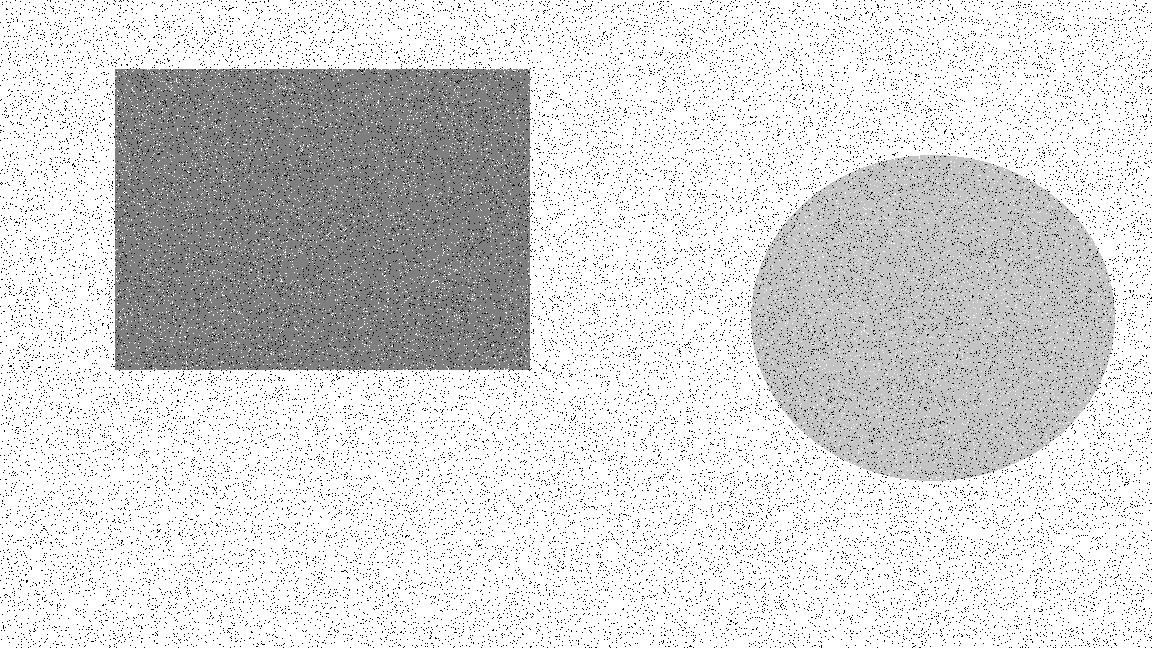
#> input picture Bachelor's/Year IV/Image Processing/Exam/test_noise.png, 1152 x 648 px
$ python ex3.py
#> lines starting #> are read from the running program, lines starting #| are printed output that depends on the picture
#%%
from skimage import io, color, util
import numpy as np
import matplotlib.pyplot as plt
import matplotlib as mpl

def rank_filter_order(img, rank, f_size):
    h, w = img.shape
    img_f = img.copy()
    border = f_size // 2
    for i in range(border, h - border):
        for j in range(border, w - border):
            V = img_n[i - border : i + border + 1, j - border : j + border + 1]
            V = np.sort(V, axis=None)
            img_f[i, j] = V[rank]
    return img_f

plt.close('all')

img = io.imread('test_noise.png')
#> img is the input picture: shape (648, 1152); min 0, max 255, mean 216.2

img_n = util.random_noise(img, 's&p', amount = 0.05)
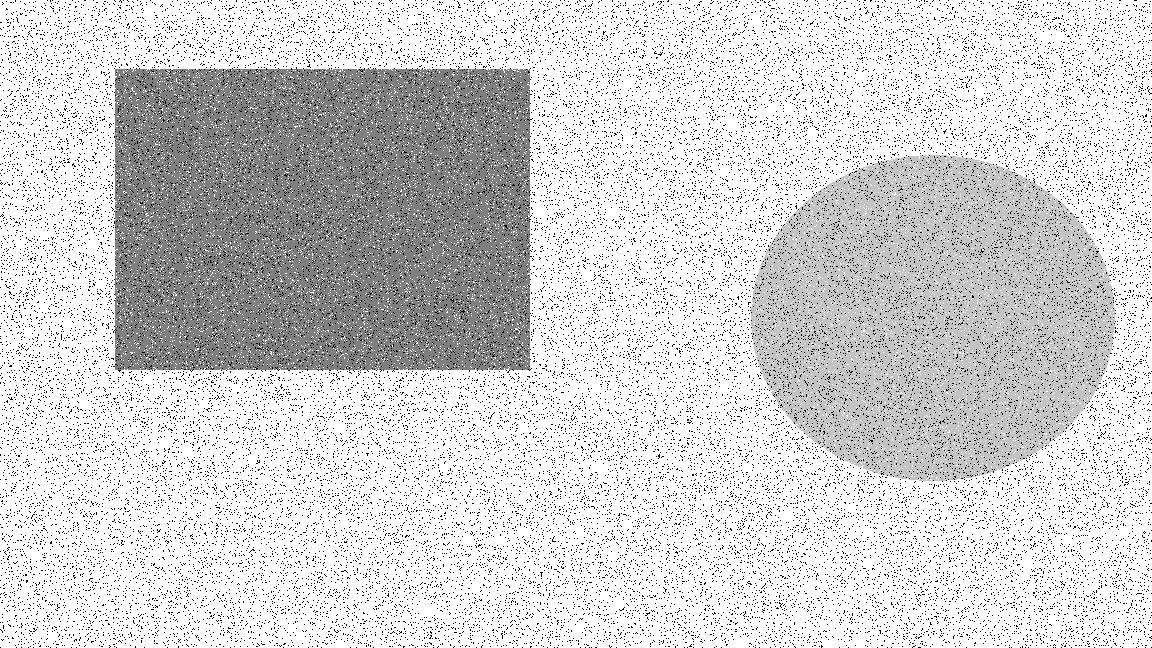
#> img_n: shape (648, 1152) float64; min 0, max 1, mean 0.83
plt.figure(), plt.imshow(img_n, cmap = 'gray'), plt.colorbar()
img_n = np.round(img_n * 256)

image_order = rank_filter_order(img_n, 4, 3)
#> after the loop in rank_filter_order, `for i in range(border, h - border):`:
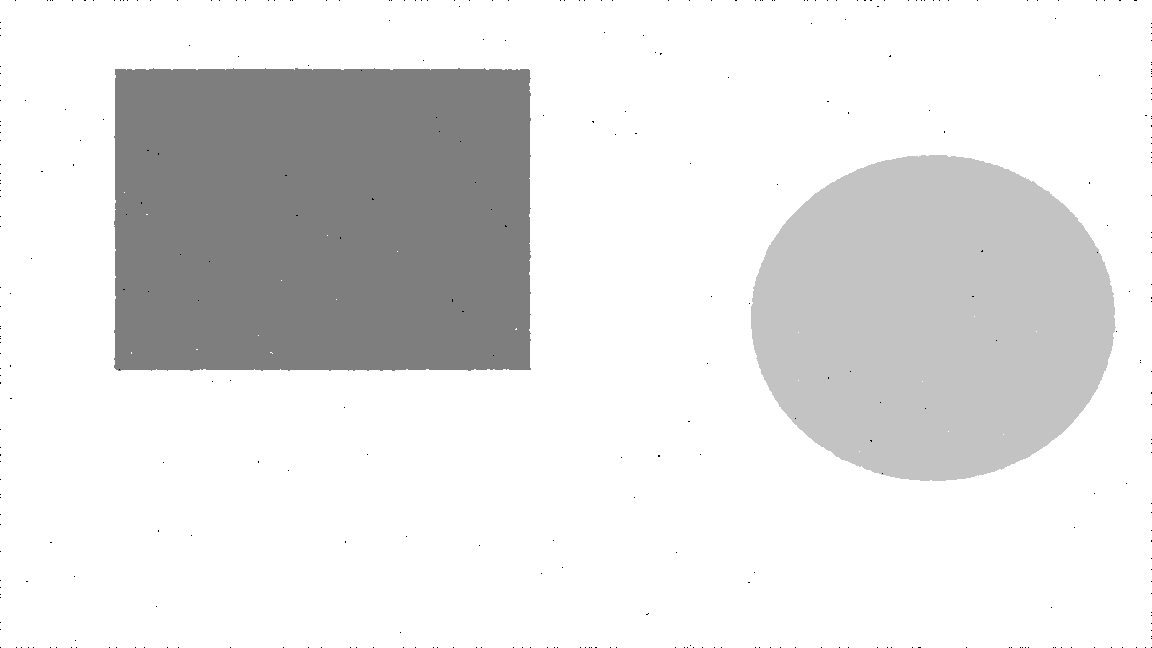
#> img_f: shape (648, 1152) float64; min 0, max 256, mean 226.8; drawn with min black and max white
plt.figure(), plt.imshow(image_order, cmap = 'gray'), plt.colorbar()

colormap = np.array([[0.0, 0.0, 0.0],[0.0, 0.5, 0.0],[1.0, 0.0, 0.0]])
colormap = mpl.colors.ListedColormap(colormap)
plt.figure(), plt.imshow(image_order, cmap = colormap), plt.colorbar()
# %%
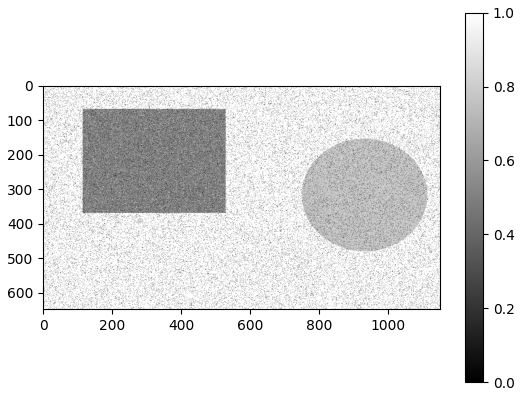
#> figure drawn by matplotlib, 2 panels
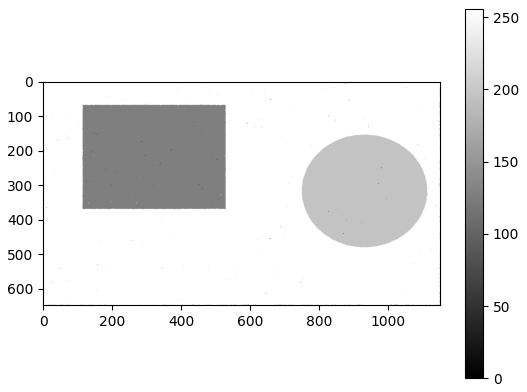
#> figure drawn by matplotlib, 2 panels
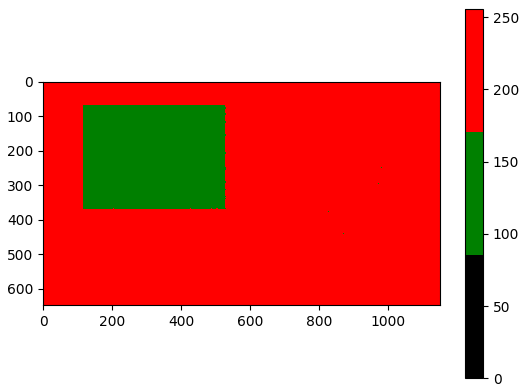
#> figure drawn by matplotlib, 2 panels
